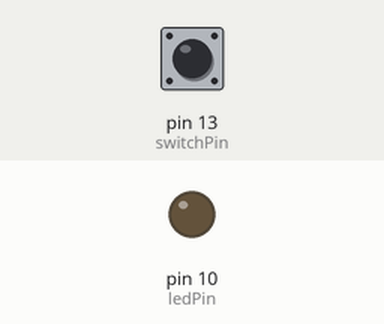
The sketch below on a simulated Arduino Uno, built with avr-gcc and run on an emulated ATmega328P. Shown: output pins drawn as LEDs (lit = HIGH). The inputs (shaded band) are chosen by the test bench; at power-on: pin 13 (switchPin) LOW.

Above: at 1.2 s.
1.3 s: pin 13 (switchPin) pulled HIGH for 0.15 s
At 1.37 s:
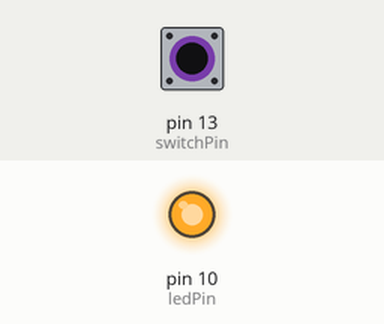
2.9 s: pin 13 (switchPin) pulled HIGH for 3.2 s
At 6.8 s:
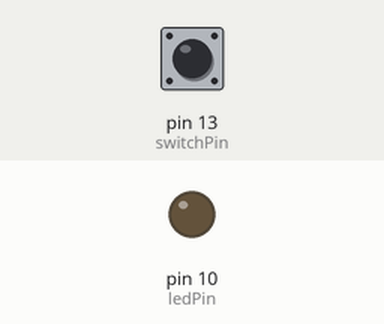
Timing chart, 0 to 8.3 s (numbered marks = the images above; inputs shaded):
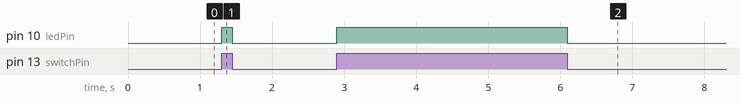

Measured:
- after the input at 1.3 s, pin 10 (ledPin): LOW → HIGH at once, → LOW 0.15 s later
- after the input at 2.9 s, pin 10 (ledPin): LOW → HIGH at once, → LOW 3.2 s later

The sketch:

Lesson_03_Slide_Switch.ino
```cpp
const int switchPin = 13; // Labels pin 13 as the pin the switch is connected to
const int ledPin = 10; // Labels pin 10 as the pin the LED is connected to
int switchState = 0; // Declares switchState as a variable

void setup()
{
  pinMode(switchPin, INPUT); // Initalizes switchPin as an input pin
  pinMode(ledPin, OUTPUT); // Initalizes ledPin as an output pin
}

void loop()
{
  switchState = digitalRead(switchPin); // Reads the power state of switchPin
  if (switchState == HIGH) { // If switchPin is read as powered the LED will turn on
    digitalWrite(ledPin, HIGH); } // Outputs power from ledPin
  else { // If switchPin is not powered the LED will turn off
    digitalWrite(ledPin, LOW); } // Stops power from ledPin
}
```
